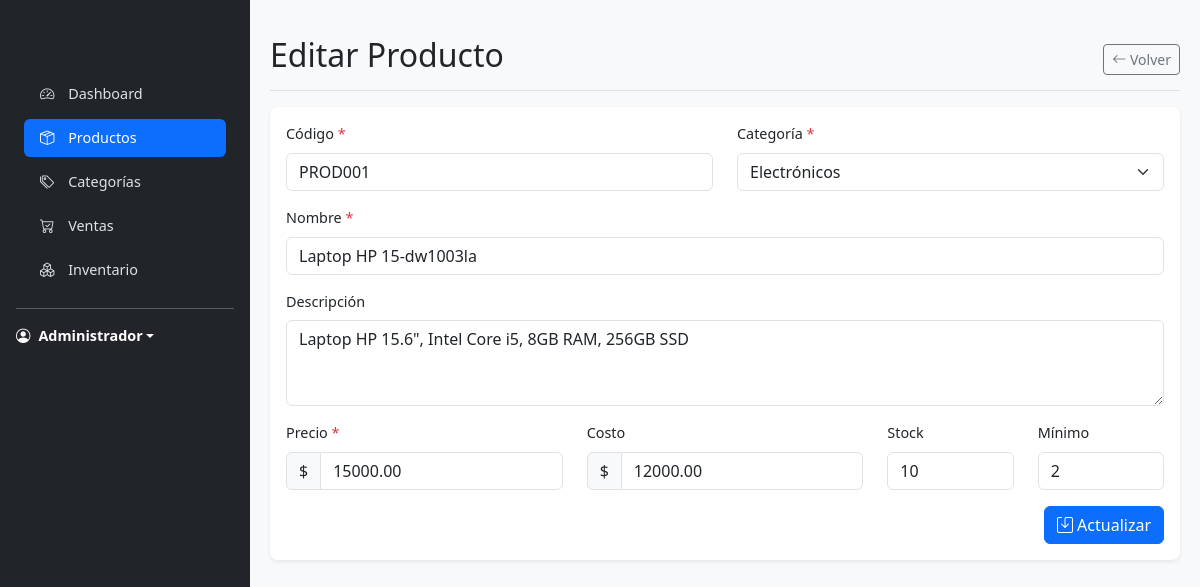
Screenshot of /products/1/edit (signed in) with the database file from the repository.
### tables this page shows
CREATE TABLE IF NOT EXISTS products (
    id INT AUTO_INCREMENT PRIMARY KEY,
    category_id INT,
    code VARCHAR(50) NOT NULL UNIQUE,
    name VARCHAR(255) NOT NULL,
    description TEXT,
    price DECIMAL(10, 2) NOT NULL,
    cost DECIMAL(10, 2) NOT NULL,
    stock INT NOT NULL DEFAULT 0,
    min_stock INT NOT NULL DEFAULT 5,
    created_at TIMESTAMP DEFAULT CURRENT_TIMESTAMP,
    updated_at TIMESTAMP DEFAULT CURRENT_TIMESTAMP ON UPDATE CURRENT_TIMESTAMP,
    FOREIGN KEY (category_id) REFERENCES categories(id) ON DELETE SET NULL
);

CREATE TABLE IF NOT EXISTS categories (
    id INT AUTO_INCREMENT PRIMARY KEY,
    name VARCHAR(100) NOT NULL,
    description TEXT,
    created_at TIMESTAMP DEFAULT CURRENT_TIMESTAMP,
    updated_at TIMESTAMP DEFAULT CURRENT_TIMESTAMP ON UPDATE CURRENT_TIMESTAMP
);

### config/database.php (called while the page is built, shortened)
<?php
class Database {
    public function getConnection() {
        $this->conn = null;
        try {
            $this->conn = new PDO("mysql:host=" . DB_HOST . ";dbname=" . DB_NAME, DB_USER, DB_PASS);
            $this->conn->setAttribute(PDO::ATTR_ERRMODE, PDO::ERRMODE_EXCEPTION);
            $this->conn->exec("set names utf8");
        } catch(PDOException $e) {
            echo "Error de conexión: " . $e->getMessage();
        }
        return $this->conn;
    }
}

### app/controllers/ProductsController.php (called while the page is built, shortened)
<?php
require_once 'BaseController.php';
class ProductsController extends BaseController {
    private $productModel;
    public function __construct() {
        $this->productModel = $this->model('Product');
    }
    public function edit($id) {
        $product = $this->productModel->getById($id);
        $categories = $this->getCategories();
        $this->render('products/edit', [
            'product' => $product,
            'categories' => $categories,
            'errors' => []
        ]);
    }
    private function getCategories() {
        $query = "SELECT id, name FROM categories ORDER BY name ASC";
        $stmt = $this->db->prepare($query);
        $stmt->execute();
        return $stmt->fetchAll(PDO::FETCH_ASSOC);
    }
}

### index.php (called while the page is built, shortened)
<?php
require_once __DIR__ . '/config/database.php';
require_once __DIR__ . '/core/Router.php';
$router = new Router();
$router->get('/auth/login', 'AuthController@login');
$router->post('/auth/login', 'AuthController@login');
$router->post('/auth/logout', 'AuthController@logout');
$router->get('/auth/register', 'AuthController@register');
$router->post('/auth/register', 'AuthController@register');
$router->get('/user', 'UserController@index');
$router->get('/', function() {
    if (!isset($_SESSION['role'])) {
        header('Location: /auth/login');
        exit();
    }
    if ($_SESSION['role'] === 'admin') {
        header('Location: /dashboard');
        exit();
    } else {
        header('Location: /user');
        exit();
    }
});
$router->get('/dashboard', 'DashboardController@index');
$router->get('/products', 'ProductsController@index');
$router->get('/products/create', 'ProductsController@create');
$router->post('/products', 'ProductsController@store');
$router->put('/products/{id}', 'ProductsController@update');
$router->get('/products/{id}', 'ProductsController@show');
$router->get('/products/{id}/edit', 'ProductsController@edit');
$router->post('/products/{id}/update', 'ProductsController@update');
$router->delete('/products/{id}', 'ProductsController@delete');
$router->get('/categories', 'CategoriesController@index');
$router->get('/categories/create', 'CategoriesController@create');
$router->post('/categories', 'CategoriesController@store');
$router->get('/categories/{id}', 'CategoriesController@show');
$router->get('/categories/{id}/edit', 'CategoriesController@edit');
$router->put('/categories/{id}', 'CategoriesController@update');
$router->delete('/categories/{id}', 'CategoriesController@delete');
$router->get('/inventory', 'InventoryController@index');
$router->get('/inventory/create', 'InventoryController@create');
$router->post('/inventory', 'InventoryController@store');
$router->get('/inventory/{id}', 'InventoryController@show');
$router->get('/products/{id}/inventory', 'InventoryController@productHistory');
$router->get('/sales', 'SalesController@index');
$router->get('/sales/create', 'SalesController@create');
$router->post('/sales', 'SalesController@store');
$router->post('/sales/store', 'SalesController@store');
$router->post('/sales/removeFromCart', 'SalesController@removeFromCart');
$router->get('/sales/{id}/edit', 'SalesController@edit');
$router->post('/sales/{id}/update', 'SalesController@update');
$router->post('/sales/{id}/cancel', 'SalesController@cancel');
$router->post('/sales/addToCart', 'SalesController@addToCart');
$router->get('/sales/{id}/show', 'SalesController@show');
$router->setNotFound(function() {
    http_response_code(404);
    require __DIR__ . '/app/views/errors/404.php';
});
$router->dispatch();

### app/models/Product.php (called while the page is built, shortened)
<?php
class Product {
    private $conn;
    private $table_name = "products";
    public function __construct($db) {
        $this->conn = $db;
    }
    public function getById($id) {
        $query = "SELECT p.*, c.name as category_name
                 FROM " . $this->table_name . " p
                 LEFT JOIN categories c ON p.category_id = c.id
                 WHERE p.id = :id
                 LIMIT 1";
        $stmt = $this->conn->prepare($query);
        $stmt->bindParam(':id', $id, PDO::PARAM_INT);
        $stmt->execute();
        return $stmt->fetch(PDO::FETCH_ASSOC);
    }
}

### app/views/products/edit.php (the view, shortened to what this page needs)
<?php include __DIR__ . '/../layouts/header.php'; ?>
<div class="d-flex justify-content-between flex-wrap flex-md-nowrap align-items-center pt-3 pb-2 mb-3 border-bottom">
    <h1 class="h2">Editar Producto</h1>
    <div class="btn-toolbar mb-2 mb-md-0">
        <a href="/products" class="btn btn-sm btn-outline-secondary">
            <i class="bi bi-arrow-left"></i> Volver
        </a>
    </div>
</div>
<div class="card">
    <div class="card-body">
        <form method="POST" action="/products/<?= $product['id'] ?>">
            <div class="row mb-3">
                <div class="col-md-6">
                    <label for="code" class="form-label">Código <span class="text-danger">*</span></label>
                    <input type="text" class="form-control <?= isset($errors['code']) ? 'is-invalid' : '' ?>"
                           id="code" name="code" value="<?= htmlspecialchars($product['code']) ?>">
                </div>
                <div class="col-md-6">
                    <label for="category_id" class="form-label">Categoría <span class="text-danger">*</span></label>
                    <select class="form-select <?= isset($errors['category_id']) ? 'is-invalid' : '' ?>"
                            id="category_id" name="category_id">
                        <?php foreach ($categories as $category): ?>
                            <option value="<?= $category['id'] ?>"
                                <?= ($product['category_id'] == $category['id']) ? 'selected' : '' ?>>
                                <?= htmlspecialchars($category['name']) ?>
                            </option>
                        <?php endforeach; ?>
                    </select>
                </div>
            </div>
            <div class="mb-3">
                <label for="name" class="form-label">Nombre <span class="text-danger">*</span></label>
                <input type="text" class="form-control <?= isset($errors['name']) ? 'is-invalid' : '' ?>"
                       id="name" name="name" value="<?= htmlspecialchars($product['name']) ?>">
            </div>
            <div class="mb-3">
                <label for="description" class="form-label">Descripción</label>
                <textarea class="form-control" id="description" name="description" rows="3"><?=
                    htmlspecialchars($product['description'])
                ?></textarea>
            </div>
            <div class="row mb-3">
                <div class="col-md-4">
                    <label for="price" class="form-label">Precio <span class="text-danger">*</span></label>
                    <div class="input-group">
                        <span class="input-group-text">$</span>
                        <input type="number" step="0.01" min="0"
                               class="form-control <?= isset($errors['price']) ? 'is-invalid' : '' ?>"
                               id="price" name="price" value="<?= number_format($product['price'], 2, '.', '') ?>">
                    </div>
                </div>
                <div class="col-md-4">
                    <label for="cost" class="form-label">Costo</label>
                    <div class="input-group">
                        <span class="input-group-text">$</span>
                        <input type="number" step="0.01" min="0"
                               class="form-control <?= isset($errors['cost']) ? 'is-invalid' : '' ?>"
                               id="cost" name="cost" value="<?= number_format($product['cost'], 2, '.', '') ?>">
                    </div>
                </div>
                <div class="col-md-2">
                    <label for="stock" class="form-label">Stock</label>
                    <input type="number" min="0"
                           class="form-control <?= isset($errors['stock']) ? 'is-invalid' : '' ?>"
                           id="stock" name="stock" value="<?= $product['stock'] ?>">
                </div>
                <div class="col-md-2">
                    <label for="min_stock" class="form-label">Mínimo</label>
                    <input type="number" min="0"
                           class="form-control <?= isset($errors['min_stock']) ? 'is-invalid' : '' ?>"
                           id="min_stock" name="min_stock" value="<?= $product['min_stock'] ?>">
                </div>
            </div>
            <div class="d-grid gap-2 d-md-flex justify-content-md-end">
                <button type="submit" class="btn btn-primary">
                    <i class="bi bi-save"></i> Actualizar
                </button>
            </div>
        </form>
    </div>
</div>
<?php include __DIR__ . '/../layouts/footer.php'; ?>

### core/Router.php (shortened to what this page needs)
<?php
class Router {
    private $routes = [];
    private function addRoute($method, $path, $handler) {
        $pattern = $this->pathToRegex($path);
        $this->routes[$method][$pattern] = $handler;
    }
    private function pathToRegex($path) {
        if ($path === '/') {
            return '#^/$#';
        }
        $pattern = preg_replace('/\{([^\/]+)\}/', '([^/]+)', $path);
        return '#^' . $pattern . '$#';
    }
    public function dispatch() {
        $method = $_SERVER['REQUEST_METHOD'];
        $path = parse_url($_SERVER['REQUEST_URI'], PHP_URL_PATH);
        $path = rtrim($path, '/');
        foreach ($this->routes[$method] as $pattern => $handler) {
            if (preg_match($pattern, $path, $matches)) {
                array_shift($matches);
                $this->handleRoute($handler, $matches);
                return;
            }
        }
    }
    private function handleRoute($handler, $params = []) {
        if (is_string($handler)) {
            list($controllerName, $method) = explode('@', $handler);
            $controllerFile = __DIR__ . '/../app/controllers/' . $controllerName . '.php';
            if (file_exists($controllerFile)) {
                $controller = new $controllerName();
                if (method_exists($controller, $method)) {
                    call_user_func_array([$controller, $method], $params);
                    return;
                }
            }
        }
    }
}

### app/views/layouts/sidebar.php (shortened to what this page needs)
<div class="d-flex flex-column flex-shrink-0 p-3 text-white">
    <ul class="nav nav-pills flex-column mb-auto">
        <?php if (isset($_SESSION['role']) && $_SESSION['role'] === 'admin'): ?>
            <li class="nav-item">
                <a href="/dashboard" class="nav-link <?= str_contains($_SERVER['REQUEST_URI'], 'dashboard') ? 'active' : '' ?>">
                    <i class="bi bi-speedometer2"></i> Dashboard
                </a>
            </li>
            <li>
                <a href="/products" class="nav-link <?= str_contains($_SERVER['REQUEST_URI'], 'products') ? 'active' : '' ?>">
                    <i class="bi bi-box-seam"></i> Productos
                </a>
            </li>
            <li>
                <a href="/categories" class="nav-link <?= str_contains($_SERVER['REQUEST_URI'], 'categories') ? 'active' : '' ?>">
                    <i class="bi bi-tags"></i> Categorías
                </a>
            </li>
            <li>
                <a href="/sales" class="nav-link <?= str_contains($_SERVER['REQUEST_URI'], 'sales') ? 'active' : '' ?>">
                    <i class="bi bi-cart-check"></i> Ventas
                </a>
            </li>
            <li>
                <a href="/inventory" class="nav-link <?= str_contains($_SERVER['REQUEST_URI'], 'inventory') ? 'active' : '' ?>">
                    <i class="bi bi-boxes"></i> Inventario
                </a>
            </li>
        <?php endif; ?>
    </ul>
    <hr>
    <div class="dropdown">
        <a href="#" class="d-flex align-items-center text-white text-decoration-none dropdown-toggle" id="dropdownUser1" data-bs-toggle="dropdown">
            <i class="bi bi-person-circle me-2"></i>
            <strong><?= htmlspecialchars($_SESSION['full_name'] ?? 'Usuario') ?></strong>
        </a>
    </div>
</div>

### app/views/layouts/header.php (style rules this page uses)
:root { --sidebar-width: 250px; }
body { font-size: 0.9rem; background-color: #f8f9fa; }
.nav-link { color: #dee2e6; padding: 0.5rem 1rem; margin: 0.2rem 0.5rem; border-radius: 0.25rem; }
.nav-link:hover, .nav-link.active { background-color: rgba(255, 255, 255, 0.1); color: #fff; }
.nav-link i { margin-right: 10px; width: 20px; text-align: center; }
.card { border: none; border-radius: 0.5rem; box-shadow: 0 0.125rem 0.25rem rgba(0, 0, 0, 0.075); margin-bottom: 1.5rem; }

### rows the page displays
products: code "PROD001", category_id "Electrónicos", name "Laptop HP 15-dw1003la", description "Laptop HP 15.6\", Intel Core i5, 8GB RAM, 256GB SSD", price "15000.00", cost "12000.00", stock "10", min_stock "2"
